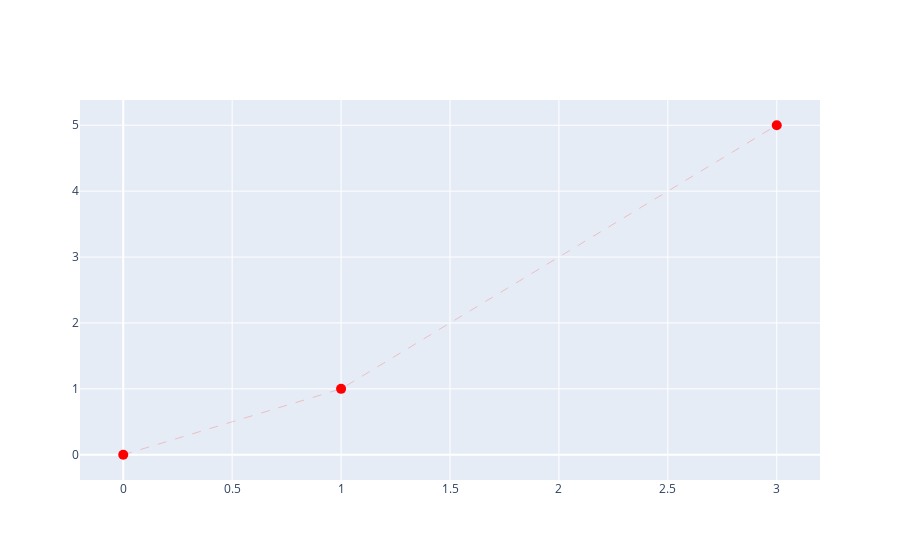

Source (notebook cell):
### Code cell
data = [go.Scatter(x=[0, 1, 3], y=[0, 1, 5],
                   line=dict(color='red', dash='dash', width=0.2), # change line vis
                   marker=dict(symbol=0, size=10) # change marker vis
                  )]
pltly.iplot(data)

### Figure 1 — Plotly figure (JSON) as saved in the notebook; plotly's stock layout.template omitted (floating-point values rounded to 4 significant figures)
{"data": [{"line": {"color": "red", "dash": "dash", "width": 0.2}, "marker": {"size": 10, "symbol": 0}, "type": "scatter", "x": [0, 1, 3], "y": [0, 1, 5]}], "layout": {}}
